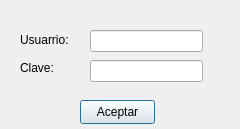
<?xml version="1.0" encoding="UTF-8"?>
<ui version="4.0">
 <class>Logueo</class>
 <widget class="QDialog" name="Logueo">
  <property name="geometry">
   <rect>
    <x>0</x>
    <y>0</y>
    <width>240</width>
    <height>129</height>
   </rect>
  </property>
  <property name="windowTitle">
   <string>Dialog</string>
  </property>
  <widget class="QLineEdit" name="lineEdit_2">
   <property name="geometry">
    <rect>
     <x>90</x>
     <y>60</y>
     <width>113</width>
     <height>22</height>
    </rect>
   </property>
  </widget>
  <widget class="QLineEdit" name="lineEdit">
   <property name="geometry">
    <rect>
     <x>90</x>
     <y>30</y>
     <width>113</width>
     <height>22</height>
    </rect>
   </property>
  </widget>
  <widget class="QLabel" name="label_2">
   <property name="geometry">
    <rect>
     <x>20</x>
     <y>30</y>
     <width>61</width>
     <height>20</height>
    </rect>
   </property>
   <property name="text">
    <string>Usuarrio:</string>
   </property>
  </widget>
  <widget class="QLabel" name="label_3">
   <property name="geometry">
    <rect>
     <x>20</x>
     <y>60</y>
     <width>55</width>
     <height>16</height>
    </rect>
   </property>
   <property name="text">
    <string>Clave:</string>
   </property>
  </widget>
  <widget class="QPushButton" name="pushButton">
   <property name="geometry">
    <rect>
     <x>80</x>
     <y>100</y>
     <width>75</width>
     <height>24</height>
    </rect>
   </property>
   <property name="text">
    <string>Aceptar</string>
   </property>
  </widget>
 </widget>
 <resources/>
 <connections/>
</ui>
